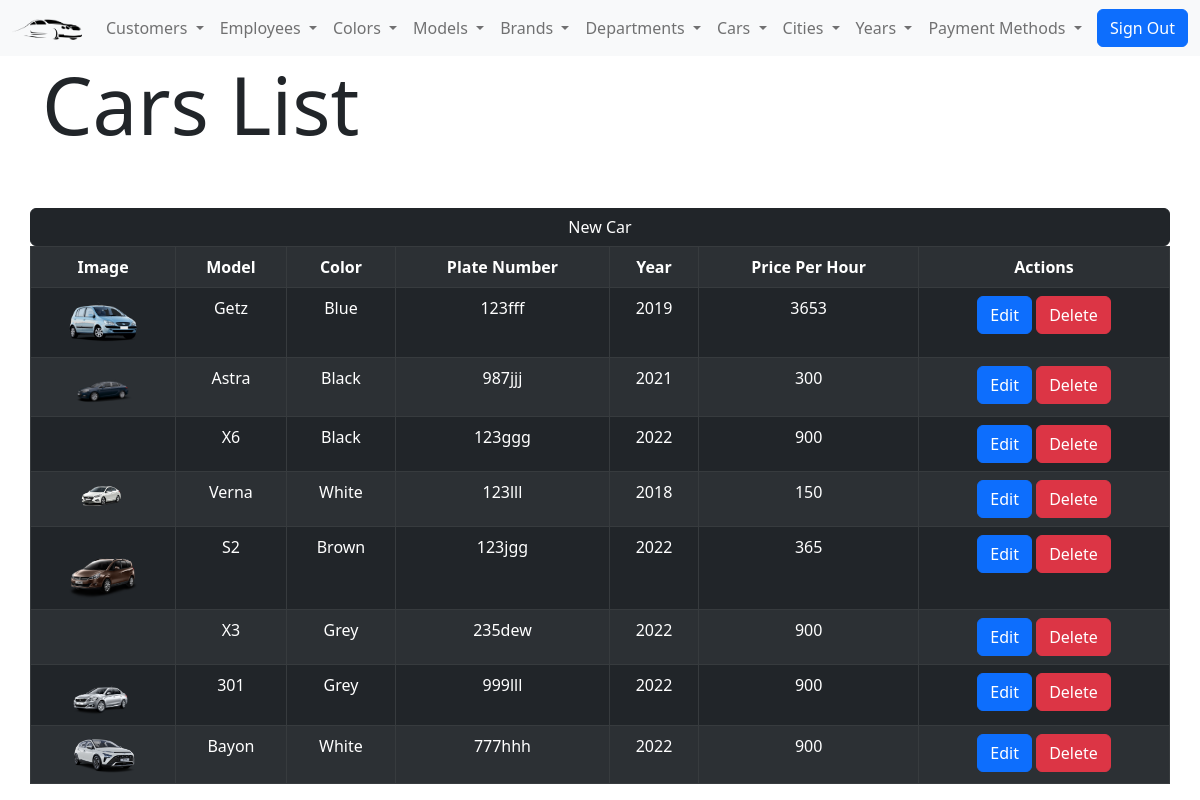
/cars-list.php (signed in), run on the app's committed database.
### tables this page shows
CREATE TABLE IF NOT EXISTS `cars` (
  `id` int(11) NOT NULL AUTO_INCREMENT,
  `image` varchar(255) NOT NULL DEFAULT 'default.png',
  `model_id` int(11) NOT NULL,
  `color_id` int(11) NOT NULL,
  `plate_number` char(10) NOT NULL,
  `year_id` int(11) NOT NULL,
  `price_per_hour` float NOT NULL,
  `active` tinyint(4) NOT NULL DEFAULT '1',
  PRIMARY KEY (`id`),
  KEY `model_id` (`model_id`),
  KEY `color_d` (`color_id`),
  KEY `year_id` (`year_id`)
);

CREATE TABLE IF NOT EXISTS `model` (
  `id` int(11) NOT NULL AUTO_INCREMENT,
  `name` varchar(15) NOT NULL,
  `brand_id` int(11) NOT NULL,
  `active` tinyint(4) NOT NULL DEFAULT '1',
  PRIMARY KEY (`id`),
  KEY `brand_id` (`brand_id`)
);

CREATE TABLE IF NOT EXISTS `colors` (
  `id` int(11) NOT NULL AUTO_INCREMENT,
  `name` varchar(20) NOT NULL,
  `code` char(7) NOT NULL,
  `active` tinyint(4) NOT NULL DEFAULT '1',
  PRIMARY KEY (`id`)
);

CREATE TABLE IF NOT EXISTS `years` (
  `id` int(11) NOT NULL AUTO_INCREMENT,
  `name` varchar(20) NOT NULL,
  `active` tinyint(4) NOT NULL DEFAULT '1',
  PRIMARY KEY (`id`)
);

### basic.php (called while the page is built, shortened)
<?php
$logo="company_logo.png";
 ?>

### functions/cars-functions.php (called while the page is built, shortened)
<?php
function cars_list($status="active"){
    global $conn;
    if($status=="active"){
    $sql="SELECT cars.*,model.name AS model_name,colors.name AS color_name,years.name AS year_name FROM cars,model,colors,years WHERE model.id=cars.model_id AND colors.id=cars.color_id AND years.id=cars.year_id AND cars.active=1";
    }elseif ($status=="deleted") {
        $sql="SELECT cars.*,model.name AS model_name,colors.name AS color_name,years.name AS year_name FROM cars,model,colors,years WHERE model.id=cars.model_id AND colors.id=cars.color_id AND years.id=cars.year_id AND cars.active=0";
    }
    $data = mysqli_query($conn,$sql);
    return $data;
}
?>

### cars-list.php (the view, shortened to what this page needs)
<?php
include 'basic.php';
$data = cars_list();
 ?>
<!DOCTYPE html>
<html lang="en" dir="ltr">
<head>
    <?php include 'head-assets.php';?>
</head>
<body>
    <?php include 'navbar.php' ?>
    <div class="container">
        <div class="row">
            <h1 class="display-1">Cars List</h1>
            <a class="btn btn-dark mt-5 " href="cars-new.php">New Car</a>
            <table class="table table-dark table-bordered table-striped">
                <tr>
                    <td><b>Image</b></td>
                    <td><b>Model</b></td>
                    <td><b>Color</b></td>
                    <td><b>Plate Number </b></td>
                    <td><b>Year</b></td>
                    <td><b>Price Per Hour</b></td>
                    <td><b>Actions</b></td>
                </tr>
                <?php while ($car= mysqli_fetch_assoc($data)) {?>
                <tr>
                    <td> <img class="city-logo-list" src="img/cars/<?php echo $car["image"] ?>" alt=""> </td>
                    <td><?php echo $car["model_name"] ?></td>
                    <td><?php echo $car["color_name"] ?></td>
                    <td><?php echo $car["plate_number"] ?></td>
                    <td><?php echo $car["year_name"] ?></td>
                    <td><?php echo $car["price_per_hour"] ?></td>
                    <td>
                        <a class="btn btn-primary" href="cars-edit.php?id=<?php echo $car["id"]; ?>">Edit</a>
                        <a class="btn btn-danger" href="cars-list.php?id=<?php echo $car["id"]; ?>&action=delete">Delete</a>
                    </td>
                </tr>
                <?php } ?>
            </table>
        </div>
    </div>
</body>
</html>

### head-assets.php (shortened to what this page needs)
<link rel="stylesheet" href="css/bootstrap.min.css">
<link rel="stylesheet" href="css/styles.css">

### navbar.php (shortened to what this page needs)
<nav class="navbar navbar-expand-lg bg-light">
    <div class="container-fluid">
        <a class="navbar-brand" href="index.php"><img id="logo" src="img/<?php echo $logo; ?>"></a>
        <div class="collapse navbar-collapse" id="navbarSupportedContent">
            <ul class="navbar-nav me-auto mb-2 mb-lg-0">
                <li class="nav-item dropdown">
                    <a class="nav-link dropdown-toggle" href="#" role="button" data-bs-toggle="dropdown"
                        aria-expanded="false">
                        Customers
                    </a>
                </li>
                <li class="nav-item dropdown">
                    <a class="nav-link dropdown-toggle" href="#" role="button" data-bs-toggle="dropdown"
                        aria-expanded="false">
                        Employees
                    </a>
                </li>
                <li class="nav-item dropdown">
                    <a class="nav-link dropdown-toggle" href="#" role="button" data-bs-toggle="dropdown"
                        aria-expanded="false">
                        Colors
                    </a>
                </li>
                <li class="nav-item dropdown">
                    <a class="nav-link dropdown-toggle" href="#" role="button" data-bs-toggle="dropdown"
                        aria-expanded="false">
                        Models
                    </a>
                </li>
                <li class="nav-item dropdown">
                    <a class="nav-link dropdown-toggle" href="#" role="button" data-bs-toggle="dropdown"
                        aria-expanded="false">
                        Brands
                    </a>
                </li>
                <li class="nav-item dropdown">
                    <a class="nav-link dropdown-toggle" href="#" role="button" data-bs-toggle="dropdown"
                        aria-expanded="false">
                        Departments
                    </a>
                </li>
                <li class="nav-item dropdown">
                    <a class="nav-link dropdown-toggle" href="#" role="button" data-bs-toggle="dropdown"
                        aria-expanded="false">
                        Cars
                    </a>
                </li>
                <li class="nav-item dropdown">
                    <a class="nav-link dropdown-toggle" href="#" role="button" data-bs-toggle="dropdown"
                        aria-expanded="false">
                        Cities
                    </a>
                </li>
                <li class="nav-item dropdown">
                    <a class="nav-link dropdown-toggle" href="#" role="button" data-bs-toggle="dropdown"
                        aria-expanded="false">
                        Years
                    </a>
                </li>
                <li class="nav-item dropdown">
                    <a class="nav-link dropdown-toggle" href="#" role="button" data-bs-toggle="dropdown"
                        aria-expanded="false">
                        Payment Methods
                    </a>
                </li>
            </ul>
            <a class="btn btn-primary" href="sign-out.php">Sign Out</a>
        </div>
    </div>
</nav>

### css/styles.css (style rules this page uses)
#logo { width: 70px; }
.city-logo-list { width: 70px; }
td { text-align: center; }

### data on the page
cars: image (picture), model.name "Getz", color.name "Blue", plate_number "123fff", year.name "2019", price_per_hour "3653"
cars: image (picture), model.name "Astra", color.name "Black", plate_number "987jjj", year.name "2021", price_per_hour "300"
cars: model.name "X6", color.name "Black", plate_number "123ggg", year.name "2022", price_per_hour "900"
cars: image (picture), model.name "Verna", color.name "White", plate_number "123lll", year.name "2018", price_per_hour "150"
cars: image (picture), model.name "S2", color.name "Brown", plate_number "123jgg", year.name "2022", price_per_hour "365"
cars: model.name "X3", color.name "Grey", plate_number "235dew", year.name "2022", price_per_hour "900"
cars: image (picture), model.name "301", color.name "Grey", plate_number "999lll", year.name "2022", price_per_hour "900"
cars: image (picture), model.name "Bayon", color.name "White", plate_number "777hhh", year.name "2022", price_per_hour "900"
